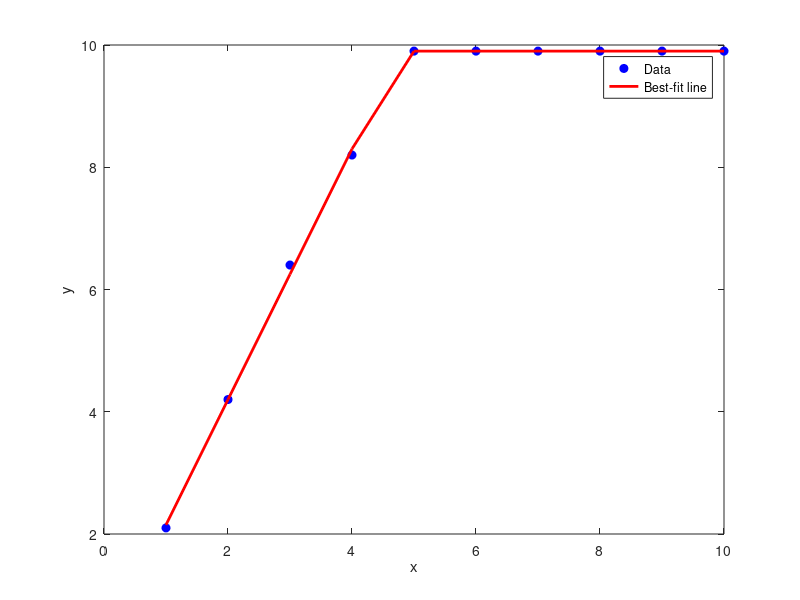

Source code (MATLAB):
% Step 1: Collect data
x = linspace(1, 10, 10);
y = [2.1, 4.2, 6.4, 8.2, 9.9, 9.9, 9.9, 9.9, 9.9, 9.9];

% Step 2: Define the segmented linear function
segmentedLinearFunc = @(b, x) (x <= b(1)).*(b(2)*x + b(3)) + (x > b(1)).*(b(4)*x + b(5));

% Step 3: Choose a fitting method
fittingMethod = 'lsqcurvefit';

% Step 4: Compute the best-fit parameters
initialGuess = [5, 1, 0, 1, 0]; % initial guess for knee point and slopes/intercepts on either side
bestFitParams = lsqcurvefit(segmentedLinearFunc, initialGuess, x, y);

% Step 5: Plot the data and the best-fit line
figure;
plot(x, y, 'o', 'MarkerFaceColor', 'b', 'MarkerEdgeColor', 'b')
hold on
plot(x, segmentedLinearFunc(bestFitParams, x), 'r-', 'LineWidth', 2)
xlabel('x')
ylabel('y')
legend('Data', 'Best-fit line')
